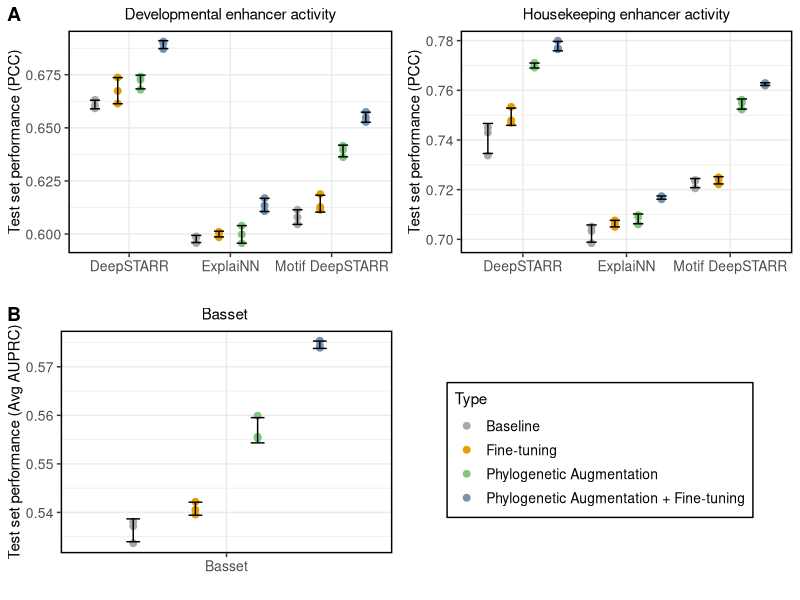
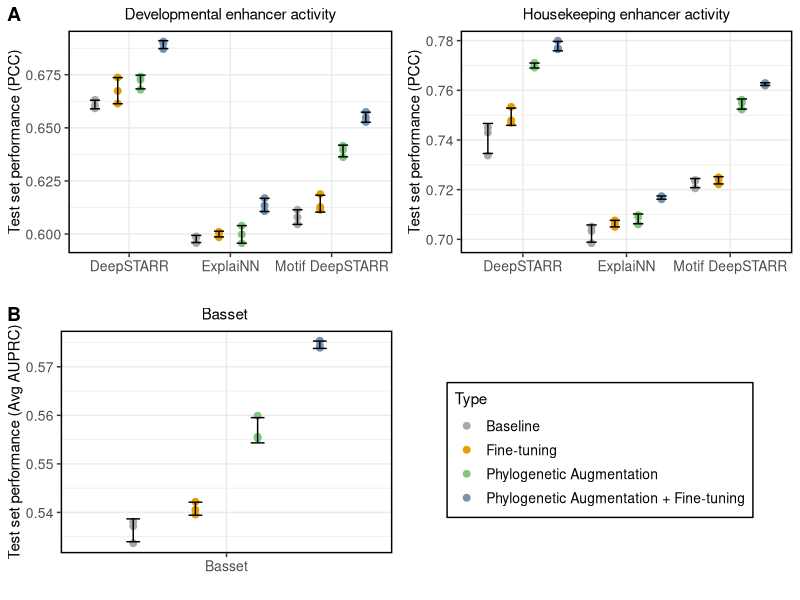

These figures' R source, in order:
# ####################################################################################################################
# plot_phylo_aug_model_results.R
#
# Visualize the test performance of different model architectures on the Drosophila S2 enhancer data and Basset data
# ####################################################################################################################

# ====================================================================================================================
# Imports
# ====================================================================================================================
library(tidyverse)
library(cowplot)

# ====================================================================================================================
# Common functions
# ====================================================================================================================

# Summarize data (mean and standard deviation)
data_summary <- function(data, varname, groupnames){
  require(plyr)
  summary_func <- function(x, col){
    c(mean = mean(x[[col]], na.rm=TRUE),
      sd = sd(x[[col]], na.rm=TRUE))
  }
  data_sum<-ddply(data, groupnames, .fun=summary_func,
                  varname)
  data_sum <- rename(data_sum, c("mean" = varname))
  return(data_sum)
}

# ====================================================================================================================
# Main code
# ====================================================================================================================

# Load Drosophila data
drosophila_corr_df <- read_tsv("../output/drosophila_augmentation_metrics.tsv")

# Clean up values for display
drosophila_corr_df$type <- factor(drosophila_corr_df$type)
drosophila_corr_df$type <- fct_relevel(drosophila_corr_df$type, c('none', 'finetune', 'homologs', 'homologs_finetune'))
drosophila_corr_df$type <- fct_recode(drosophila_corr_df$type, `Baseline` = "none", `Phylogenetic Augmentation + Fine-tuning` = "homologs_finetune", `Fine-tuning` = "finetune", `Phylogenetic Augmentation` = "homologs")
drosophila_corr_df$model <- factor(drosophila_corr_df$model)
drosophila_corr_df$model <- fct_relevel(drosophila_corr_df$model, c('deepstarr', 'explainn', 'motif_deepstarr'))
drosophila_corr_df$model <- fct_recode(drosophila_corr_df$model, `DeepSTARR` = "deepstarr", `ExplaiNN` = "explainn", `Motif DeepSTARR` = "motif_deepstarr")

# Create plot for Development task
drosophila_corr_summary_dev_df <- data_summary(drosophila_corr_df, varname="pcc_test_Dev", 
                                               groupnames=c("model", "type"))
plot_dev <- ggplot(drosophila_corr_summary_dev_df, aes(x=model, y=pcc_test_Dev, colour=type, fill=type)) +
  geom_point(data=drosophila_corr_df, size=2, position = position_dodge(width=0.9)) +
  geom_errorbar(aes(ymin = pcc_test_Dev-sd, ymax = pcc_test_Dev+sd), width=.4, position=position_dodge(.9), colour="black") +
  theme_bw() +
  scale_color_manual(values=c('#A9A9A9', '#E69F00', '#7fc97f','#7393B3')) +
  xlab("") +
  ylab("Test set performance (PCC)") +
  ggtitle('Developmental enhancer activity') +
  theme(legend.position="none",
        plot.title = element_text(hjust = 0.5, size=11),
        axis.title=element_text(size=11), axis.text = element_text(size=10), legend.title = element_text(size=11),
        legend.text = element_text(size=11), panel.border = element_rect(colour = "black", fill=NA, size=1))

# Create plot for Housekeeping task
drosophila_corr_summary_hk_df <- data_summary(drosophila_corr_df, varname="pcc_test_Hk", 
                                              groupnames=c("model", "type"))
plot_hk <- ggplot(drosophila_corr_summary_hk_df, aes(x=model, y=pcc_test_Hk, colour=type, fill=type)) +
  geom_point(data=drosophila_corr_df, size=2, position = position_dodge(width=0.9)) +
  geom_errorbar(aes(ymin = pcc_test_Hk-sd, ymax = pcc_test_Hk+sd), width=.4, position=position_dodge(.9), colour="black") +
  theme_bw() +
  scale_color_manual(values=c('darkgrey', '#E69F00', '#7fc97f','#7393B3')) +
  xlab("") +
  ylab("Test set performance (PCC)") +
  ggtitle('Housekeeping enhancer activity') +
  theme(legend.position="right", plot.title = element_text(hjust = 0.5, size=11),
        axis.title=element_text(size=11), axis.text = element_text(size=10), legend.title = element_text(size=11),
        legend.text = element_text(size=10), panel.border = element_rect(colour = "black", fill=NA, size=1),
        legend.background = element_rect(size=0.5, linetype="solid", colour="black", fill="white")) +
  guides(colour=guide_legend(title="Type"), fill='none')

# Extract grob for legend
grobs <- ggplotGrob(plot_hk)$grobs
plot_hk <- plot_hk + theme(legend.position="none")

# Combine plots
plot_a <- plot_grid(plot_dev, plot_hk, ncol=2)

# Add shared legend
legend <- grobs[[which(sapply(grobs, function(x) x$name) == "guide-box")]]

# Load Basset data
basset_df <- read_tsv("../output/basset_sampling_metrics.tsv")
basset_df$type <- factor(basset_df$type)
basset_df$fraction <- factor(basset_df$fraction)
basset_df$type <- fct_relevel(basset_df$type, c('none', 'finetune', 'homologs', 'homologs_finetune'))
basset_df$type <- fct_recode(basset_df$type, `Baseline` = "none", `Phylogenetic Augmentation + Fine-tuning` = "homologs_finetune", `Fine-tuning` = "finetune", `Phylogenetic Augmentation` = "homologs")
basset_df$model <- fct_recode(basset_df$model, `Basset` = "basset")
basset_df <- basset_df %>% filter(fraction == 1.0)

# Create a plot for the Basset data
basset_summary_df <- data_summary(basset_df, varname="mean_test_pr", 
                                  groupnames=c("type", "model"))

plot_basset <- ggplot(basset_summary_df, aes(x=model, y=mean_test_pr, colour=type, fill=type)) +
  geom_point(data=basset_df, size=2, position = position_dodge(width=0.9)) +
  geom_errorbar(aes(ymin = mean_test_pr-sd, ymax = mean_test_pr+sd), width=.2, position=position_dodge(.9), colour="black") +
  theme_bw() +
  scale_color_manual(values=c('darkgrey', '#E69F00', '#7fc97f','#7393B3')) +
  xlab('') +
  ylab("Test set performance (Avg AUPRC)") +
  ggtitle('Basset ') +
  theme(legend.position="none", plot.title = element_text(hjust = 0.5, size=11),
        axis.title=element_text(size=11), axis.text = element_text(size = 10), legend.text = element_text(size=11),
        panel.border = element_rect(colour = "black", fill=NA, size=1))

# Create final figure
plot_b <- plot_grid(plot_basset, legend, ncol=2)
figure <- plot_grid(plot_a, plot_b, ncol=1, labels=c('A', 'B'), rel_heights = c(1, 1,  .1))
figure <- figure + theme(panel.background = element_rect(fill = 'white', colour = 'white'))

# Save a high quality and low quality image
ggsave("../figures/figure_2.tiff", figure, units="in", width=8, height=7, device='tiff', dpi=350)
ggsave("../figures/figure_2.jpg", figure, units="in", width=8, height=7)
